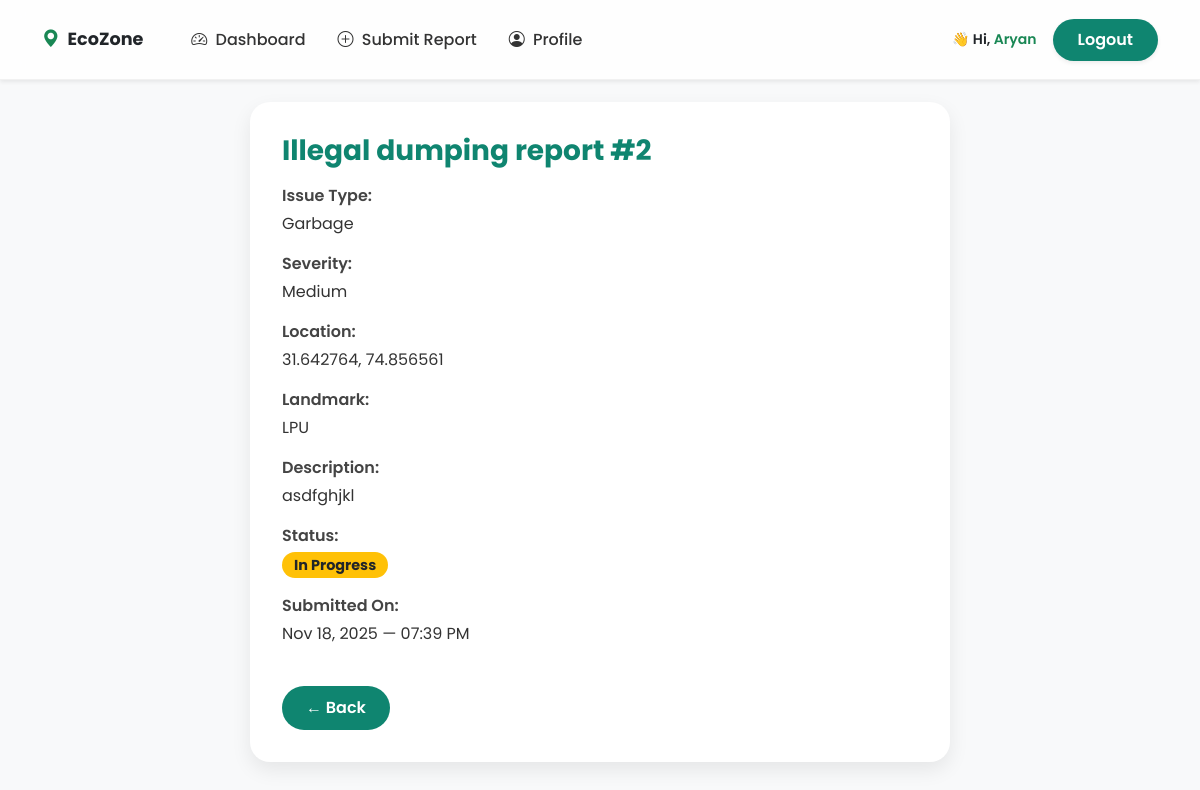
/feedback/2/ (signed in), run on the app's committed database.
### feedbackapp/models.py (models this page shows, shortened)
class Feedback(models.Model):
    ISSUE_CHOICES = [
        ('Garbage', 'Garbage Dump'),
        ('Drainage', 'Drainage Blockage'),
    ]
    SEVERITY_CHOICES = [
        ('Low', 'Low'),
        ('Medium', 'Medium'),
        ('High', 'High'),
        ('Critical', 'Critical'),
    ]
    STATUS_CHOICES = [
        ('Pending', 'Pending'),
        ('In Progress', 'In Progress'),
        ('Resolved', 'Resolved'),
    ]
    user = models.ForeignKey(User, on_delete=models.CASCADE, null=True, blank=True)
    issue_type = models.CharField(max_length=50, choices=ISSUE_CHOICES, default='Other')
    severity = models.CharField(max_length=20, choices=SEVERITY_CHOICES, default='Low')
    location = models.CharField(max_length=255, default='Unknown Location')
    landmark = models.CharField(max_length=255, blank=True, null=True)
    city = models.CharField(max_length=100, blank=True, null=True)
    pincode = models.CharField(max_length=10, blank=True, null=True)
    description = models.TextField(blank=True, null=True)
    image = models.ImageField(upload_to='feedback_images/', blank=True, null=True)
    latitude = models.DecimalField(max_digits=9, decimal_places=6, blank=True, null=True)
    longitude = models.DecimalField(max_digits=9, decimal_places=6, blank=True, null=True)
    status = models.CharField(max_length=20, choices=STATUS_CHOICES, default='Pending')
    created_at = models.DateTimeField(auto_now_add=True)
    updated_at = models.DateTimeField(auto_now=True)

### feedbackapp/views.py (the view)
# urls.py: path('feedback/<int:pk>/', views.feedback_detail, name='feedback_detail'),
@login_required
def feedback_detail(request, pk):
    feedback = get_object_or_404(Feedback, pk=pk)
    if not request.user.is_staff and feedback.user != request.user:
        messages.error(request, "You are not authorized to view this feedback.")
        return redirect('user_dashboard')
    if request.method == 'POST' and request.user.is_staff:
        new_status = request.POST.get('status')
        feedback.status = new_status
        feedback.save()
        messages.success(request, f"Feedback #{feedback.id} status updated to {new_status}.")
        return redirect('feedback_detail', pk=pk)
    return render(request, 'feedback_detail.html', {'feedback': feedback})

### feedbackapp/templates/feedback_detail.html (shortened to what this page needs)
{% extends 'base.html' %}
{% block content %}
<div class="feedback-detail-card">
  <h3>Illegal dumping report #{{ feedback.id }}</h3>
  <div class="info">
    <label>Issue Type:</label>
    <p>{{ feedback.issue_type|default:"—" }}</p>
  </div>
  <div class="info">
    <label>Severity:</label>
    <p>{{ feedback.severity|default:"—" }}</p>
  </div>
  <div class="info">
    <label>Location:</label>
    <p>{{ feedback.location }}</p>
  </div>
  {% if feedback.landmark %}
  <div class="info">
    <label>Landmark:</label>
    <p>{{ feedback.landmark }}</p>
  </div>
  {% endif %}
  <div class="info">
    <label>Description:</label>
    <p>{{ feedback.description }}</p>
  </div>
  <div class="info">
    <label>Status:</label>
    {% if user.is_staff %}
      <form method="POST" class="status-form d-flex align-items-center">
        {% csrf_token %}
        <select name="status" class="form-select w-auto">
          <option value="Pending" {% if feedback.status == 'Pending' %}selected{% endif %}>Pending</option>
          <option value="In Progress" {% if feedback.status == 'In Progress' %}selected{% endif %}>In Progress</option>
          <option value="Resolved" {% if feedback.status == 'Resolved' %}selected{% endif %}>Resolved</option>
        </select>
        <button type="submit" class="btn-update">Update</button>
      </form>
    {% else %}
      {% if feedback.status == 'Pending' %}
        <span class="badge bg-danger">{{ feedback.status }}</span>
      {% elif feedback.status == 'In Progress' %}
        <span class="badge bg-warning text-dark">{{ feedback.status }}</span>
      {% else %}
        <span class="badge bg-success">{{ feedback.status }}</span>
      {% endif %}
    {% endif %}
  </div>
  <div class="info">
    <label>Submitted On:</label>
    <p>{{ feedback.created_at|date:"M d, Y — h:i A" }}</p>
  </div>
  <a href="javascript:history.back()" class="btn-back mt-4">
    ← Back
  </a>
</div>
<link rel="stylesheet" href="https://cdn.jsdelivr.net/npm/bootstrap-icons@1.10.5/font/bootstrap-icons.css">
{% endblock %}

### feedbackapp/templates/base.html (shortened to what this page needs)
<!DOCTYPE html>
<html lang="en">
<head>
  <link href="https://cdn.jsdelivr.net/npm/bootstrap@5.3.0/dist/css/bootstrap.min.css" rel="stylesheet">
  <link rel="stylesheet" href="https://cdn.jsdelivr.net/npm/bootstrap-icons@1.10.5/font/bootstrap-icons.css">
</head>
<body class="bg-light">
  <nav class="navbar navbar-expand-lg fixed-top shadow-sm"
    style="backdrop-filter: blur(12px); background: rgba(255, 255, 255, 0.8); border-bottom: 1px solid rgba(0,0,0,0.05);">
    <div class="container">
      <a class="navbar-brand fw-bold text-dark d-flex align-items-center" href="#">
        <i class="bi bi-geo-alt-fill text-success me-2"></i>
        <span>EcoZone</span>
      </a>
      <div class="collapse navbar-collapse" id="navbarNav">
        {% if user.is_authenticated %}
        <ul class="navbar-nav ms-4 me-auto align-items-center gap-3">
          <li class="nav-item">
            <a class="nav-link {% if request.path == '/dashboard/user/' %}active{% endif %}"
              href="{% url 'user_dashboard' %}">
              <i class="bi bi-speedometer2 me-1"></i> Dashboard
            </a>
          </li>
          <li class="nav-item">
            <a class="nav-link {% if request.path == '/submit-feedback/' %}active{% endif %}"
              href="{% url 'submit_feedback' %}">
              <i class="bi bi-plus-circle me-1"></i> Submit Report
            </a>
          </li>
          <li class="nav-item">
            <a class="nav-link {% if request.path == '/profile/' %}active{% endif %}" href="{% url 'profile' %}">
              <i class="bi bi-person-circle me-1"></i> Profile
            </a>
          </li>
        </ul>
        {% endif %}
        <ul class="navbar-nav align-items-center">
          {% if user.is_authenticated %}
          <li class="nav-item me-3 small fw-semibold text-dark">
            👋 Hi, <span class="text-success">{{ user.username }}</span>
          </li>
          <li class="nav-item">
            <a href="{% url 'logout' %}" class="logout btn px-4 py-2 rounded-pill fw-semibold shadow-sm">
              Logout
            </a>
          </li>
          {% endif %}
        </ul>
      </div>
    </div>
  </nav>
  <div class="container mt-4">
    {% block content %}
    {% endblock %}
  </div>
</body>
</html>

### feedbackapp/templates/base.html (style rules this page uses)
* { font-family: 'Poppins', sans-serif !important; }
body { background-color: #f5f8fa; padding-top: 70px; }
.nav-link { color: #333 !important; font-weight: 500; padding: 8px 16px; border-radius: 8px; transition: all 0.2s ease-in-out; }
.navbar-brand { font-size: 1.1rem; }
.navbar { height: 80px; transition: background 0.3s ease, backdrop-filter 0.3s ease; }
.logout { background-color: #0f8570; color: white; }

### feedbackapp/templates/feedback_detail.html (style rules this page uses)
.feedback-detail-card { max-width: 700px; margin: 2rem auto; background: #fff; padding: 2rem; border-radius: 20px; box-shadow: 0 8px 20px rgba(0, 0, 0, 0.08); }
.feedback-detail-card h3 { color: #0f8570; font-weight: 700; margin-bottom: 1rem; }
.info { margin-bottom: 1rem; }
label { font-weight: 600; color: #444; display: block; margin-bottom: 4px; }
p { margin: 0; color: #333; }
.badge { padding: 6px 12px; border-radius: 30px; font-size: 0.9rem; }
.btn-back { display: inline-block; margin-top: 2rem; background: #0f8570; color: #fff; padding: 10px 24px; border-radius: 50px; text-decoration: none; font-weight: 600; transition: all 0.3s ease; }

### data on the page
Feedback: id "2", issue_type "Garbage", severity "Medium", location "31.642764, 74.856561", landmark "LPU", description "asdfghjkl", status "In Progress", created_at "Nov 18, 2025 — 07:39 PM"

### other printed values
{{ user.username }} "Aryan"
